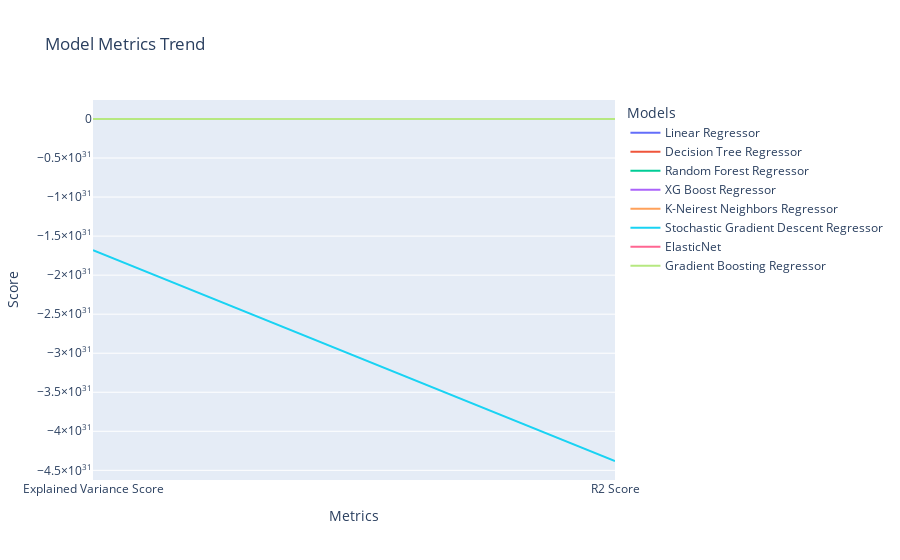

Notebook source saved alongside this figure:
### Code cell
fig = px.line(
    df_metrics.melt(id_vars='Metric', var_name='Model', value_name='Score'),
    x='Metric',
    y='Score',
    color='Model',
    title='Model Metrics Trend'
)

fig.update_layout(
    xaxis_title="Metrics",
    yaxis_title="Score",
    legend_title="Models"
)
fig.show()

### Figure 1 — Plotly figure (JSON) as saved in the notebook; plotly's stock layout.template omitted (floating-point values rounded to 4 significant figures)
{"data": [{"hovertemplate": "Model=Linear Regressor<br>Metric=%{x}<br>Score=%{y}<extra></extra>", "legendgroup": "Linear Regressor", "line": {"color": "#636efa", "dash": "solid"}, "marker": {"symbol": "circle"}, "mode": "lines", "name": "Linear Regressor", "orientation": "v", "showlegend": true, "type": "scatter", "x": ["Explained Variance Score", "R2 Score"], "xaxis": "x", "y": [0.3861, 0.3861], "yaxis": "y"}, {"hovertemplate": "Model=Decision Tree Regressor<br>Metric=%{x}<br>Score=%{y}<extra></extra>", "legendgroup": "Decision Tree Regressor", "line": {"color": "#EF553B", "dash": "solid"}, "marker": {"symbol": "circle"}, "mode": "lines", "name": "Decision Tree Regressor", "orientation": "v", "showlegend": true, "type": "scatter", "x": ["Explained Variance Score", "R2 Score"], "xaxis": "x", "y": [-0.08042, -0.08057], "yaxis": "y"}, {"hovertemplate": "Model=Random Forest Regressor<br>Metric=%{x}<br>Score=%{y}<extra></extra>", "legendgroup": "Random Forest Regressor", "line": {"color": "#00cc96", "dash": "solid"}, "marker": {"symbol": "circle"}, "mode": "lines", "name": "Random Forest Regressor", "orientation": "v", "showlegend": true, "type": "scatter", "x": ["Explained Variance Score", "R2 Score"], "xaxis": "x", "y": [0.4618, 0.4616], "yaxis": "y"}, {"hovertemplate": "Model=XG Boost Regressor<br>Metric=%{x}<br>Score=%{y}<extra></extra>", "legendgroup": "XG Boost Regressor", "line": {"color": "#ab63fa", "dash": "solid"}, "marker": {"symbol": "circle"}, "mode": "lines", "name": "XG Boost Regressor", "orientation": "v", "showlegend": true, "type": "scatter", "x": ["Explained Variance Score", "R2 Score"], "xaxis": "x", "y": [0.4763, 0.4763], "yaxis": "y"}, {"hovertemplate": "Model=K-Neirest Neighbors Regressor<br>Metric=%{x}<br>Score=%{y}<extra></extra>", "legendgroup": "K-Neirest Neighbors Regressor", "line": {"color": "#FFA15A", "dash": "solid"}, "marker": {"symbol": "circle"}, "mode": "lines", "name": "K-Neirest Neighbors Regressor", "orientation": "v", "showlegend": true, "type": "scatter", "x": ["Explained Variance Score", "R2 Score"], "xaxis": "x", "y": [0.355, 0.355], "yaxis": "y"}, {"hovertemplate": "Model=Stochastic Gradient Descent Regressor<br>Metric=%{x}<br>Score=%{y}<extra></extra>", "legendgroup": "Stochastic Gradient Descent Regressor", "line": {"color": "#19d3f3", "dash": "solid"}, "marker": {"symbol": "circle"}, "mode": "lines", "name": "Stochastic Gradient Descent Regressor", "orientation": "v", "showlegend": true, "type": "scatter", "x": ["Explained Variance Score", "R2 Score"], "xaxis": "x", "y": [-1.68e+31, -4.381e+31], "yaxis": "y"}, {"hovertemplate": "Model=ElasticNet<br>Metric=%{x}<br>Score=%{y}<extra></extra>", "legendgroup": "ElasticNet", "line": {"color": "#FF6692", "dash": "solid"}, "marker": {"symbol": "circle"}, "mode": "lines", "name": "ElasticNet", "orientation": "v", "showlegend": true, "type": "scatter", "x": ["Explained Variance Score", "R2 Score"], "xaxis": "x", "y": [0.3525, 0.3525], "yaxis": "y"}, {"hovertemplate": "Model=Gradient Boosting Regressor<br>Metric=%{x}<br>Score=%{y}<extra></extra>", "legendgroup": "Gradient Boosting Regressor", "line": {"color": "#B6E880", "dash": "solid"}, "marker": {"symbol": "circle"}, "mode": "lines", "name": "Gradient Boosting Regressor", "orientation": "v", "showlegend": true, "type": "scatter", "x": ["Explained Variance Score", "R2 Score"], "xaxis": "x", "y": [0.4675, 0.4675], "yaxis": "y"}], "layout": {"legend": {"title": {"text": "Models"}, "tracegroupgap": 0}, "title": {"text": "Model Metrics Trend"}, "xaxis": {"anchor": "y", "domain": [0, 1], "title": {"text": "Metrics"}}, "yaxis": {"anchor": "x", "domain": [0, 1], "title": {"text": "Score"}}}}
